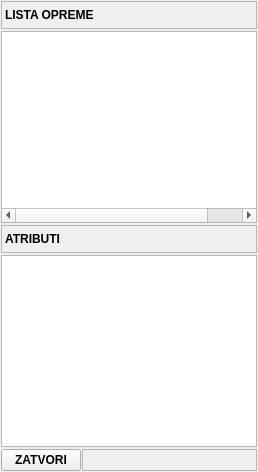
       <widget class="QFrame" name="frame_4">
        <property name="frameShape">
         <enum>QFrame::NoFrame</enum>
        </property>
        <property name="frameShadow">
         <enum>QFrame::Raised</enum>
        </property>
        <layout class="QVBoxLayout" name="verticalLayout_3">
         <property name="spacing">
          <number>0</number>
         </property>
         <property name="leftMargin">
          <number>0</number>
         </property>
         <property name="topMargin">
          <number>0</number>
         </property>
         <property name="rightMargin">
          <number>0</number>
         </property>
         <property name="bottomMargin">
          <number>0</number>
         </property>
         <item>
          <widget class="QFrame" name="frame_6">
           <property name="sizePolicy">
            <sizepolicy hsizetype="Preferred" vsizetype="Maximum">
             <horstretch>0</horstretch>
             <verstretch>0</verstretch>
            </sizepolicy>
           </property>
           <property name="frameShape">
            <enum>QFrame::NoFrame</enum>
           </property>
           <property name="frameShadow">
            <enum>QFrame::Raised</enum>
           </property>
           <layout class="QHBoxLayout" name="horizontalLayout_5">
            <property name="spacing">
             <number>1</number>
            </property>
            <property name="leftMargin">
             <number>1</number>
            </property>
            <property name="topMargin">
             <number>1</number>
            </property>
            <property name="rightMargin">
             <number>1</number>
            </property>
            <property name="bottomMargin">
             <number>1</number>
            </property>
            <item>
             <widget class="QLabel" name="label_3">
              <property name="sizePolicy">
               <sizepolicy hsizetype="Expanding" vsizetype="Preferred">
                <horstretch>0</horstretch>
                <verstretch>0</verstretch>
               </sizepolicy>
              </property>
              <property name="minimumSize">
               <size>
                <width>0</width>
                <height>28</height>
               </size>
              </property>
              <property name="font">
               <font>
                <weight>75</weight>
                <bold>true</bold>
               </font>
              </property>
              <property name="frameShape">
               <enum>QFrame::StyledPanel</enum>
              </property>
              <property name="text">
               <string>LISTA OPREME</string>
              </property>
             </widget>
            </item>
           </layout>
          </widget>
         </item>
         <item>
          <widget class="QFrame" name="frame_7">
           <property name="frameShape">
            <enum>QFrame::NoFrame</enum>
           </property>
           <property name="frameShadow">
            <enum>QFrame::Raised</enum>
           </property>
           <layout class="QHBoxLayout" name="horizontalLayout_6">
            <property name="spacing">
             <number>1</number>
            </property>
            <property name="leftMargin">
             <number>1</number>
            </property>
            <property name="topMargin">
             <number>1</number>
            </property>
            <property name="rightMargin">
             <number>1</number>
            </property>
            <property name="bottomMargin">
             <number>1</number>
            </property>
            <item>
             <widget class="QTreeWidget" name="treeOprema">
              <property name="font">
               <font>
                <weight>50</weight>
                <bold>false</bold>
               </font>
              </property>
              <property name="editTriggers">
               <set>QAbstractItemView::NoEditTriggers</set>
              </property>
              <property name="columnCount">
               <number>3</number>
              </property>
              <attribute name="headerVisible">
               <bool>false</bool>
              </attribute>
              <column>
               <property name="text">
                <string notr="true">1</string>
               </property>
              </column>
              <column>
               <property name="text">
                <string>2</string>
               </property>
              </column>
              <column>
               <property name="text">
                <string notr="true">3</string>
               </property>
              </column>
             </widget>
            </item>
           </layout>
          </widget>
         </item>
         <item>
          <widget class="QFrame" name="frame_8">
           <property name="sizePolicy">
            <sizepolicy hsizetype="Preferred" vsizetype="Maximum">
             <horstretch>0</horstretch>
             <verstretch>0</verstretch>
            </sizepolicy>
           </property>
           <property name="frameShape">
            <enum>QFrame::NoFrame</enum>
           </property>
           <property name="frameShadow">
            <enum>QFrame::Raised</enum>
           </property>
           <layout class="QHBoxLayout" name="horizontalLayout_4">
            <property name="spacing">
             <number>1</number>
            </property>
            <property name="leftMargin">
             <number>1</number>
            </property>
            <property name="topMargin">
             <number>1</number>
            </property>
            <property name="rightMargin">
             <number>1</number>
            </property>
            <property name="bottomMargin">
             <number>1</number>
            </property>
            <item>
             <widget class="QLabel" name="label_4">
              <property name="sizePolicy">
               <sizepolicy hsizetype="Expanding" vsizetype="Preferred">
                <horstretch>0</horstretch>
                <verstretch>0</verstretch>
               </sizepolicy>
              </property>
              <property name="minimumSize">
               <size>
                <width>0</width>
                <height>28</height>
               </size>
              </property>
              <property name="font">
               <font>
                <weight>75</weight>
                <bold>true</bold>
               </font>
              </property>
              <property name="autoFillBackground">
               <bool>false</bool>
              </property>
              <property name="frameShape">
               <enum>QFrame::StyledPanel</enum>
              </property>
              <property name="text">
               <string>ATRIBUTI</string>
              </property>
             </widget>
            </item>
           </layout>
          </widget>
         </item>
         <item>
          <widget class="QFrame" name="frame_9">
           <property name="frameShape">
            <enum>QFrame::NoFrame</enum>
           </property>
           <property name="frameShadow">
            <enum>QFrame::Raised</enum>
           </property>
           <layout class="QHBoxLayout" name="horizontalLayout_7">
            <property name="spacing">
             <number>1</number>
            </property>
            <property name="leftMargin">
             <number>1</number>
            </property>
            <property name="topMargin">
             <number>1</number>
            </property>
            <property name="rightMargin">
             <number>1</number>
            </property>
            <property name="bottomMargin">
             <number>1</number>
            </property>
            <item>
             <widget class="QTreeWidget" name="treeAtributi">
              <property name="font">
               <font>
                <weight>50</weight>
                <bold>false</bold>
               </font>
              </property>
              <property name="editTriggers">
               <set>QAbstractItemView::NoEditTriggers</set>
              </property>
              <attribute name="headerVisible">
               <bool>false</bool>
              </attribute>
              <column>
               <property name="text">
                <string notr="true">1</string>
               </property>
              </column>
              <column>
               <property name="text">
                <string>2</string>
               </property>
              </column>
             </widget>
            </item>
           </layout>
          </widget>
         </item>
         <item>
          <widget class="QFrame" name="frame_10">
           <property name="sizePolicy">
            <sizepolicy hsizetype="Preferred" vsizetype="Maximum">
             <horstretch>0</horstretch>
             <verstretch>0</verstretch>
            </sizepolicy>
           </property>
           <property name="frameShape">
            <enum>QFrame::NoFrame</enum>
           </property>
           <property name="frameShadow">
            <enum>QFrame::Raised</enum>
           </property>
           <layout class="QHBoxLayout" name="horizontalLayout_3">
            <property name="spacing">
             <number>1</number>
            </property>
            <property name="leftMargin">
             <number>1</number>
            </property>
            <property name="topMargin">
             <number>1</number>
            </property>
            <property name="rightMargin">
             <number>1</number>
            </property>
            <property name="bottomMargin">
             <number>1</number>
            </property>
            <item>
             <widget class="QPushButton" name="btnZatvori">
              <property name="font">
               <font>
                <weight>75</weight>
                <bold>true</bold>
               </font>
              </property>
              <property name="cursor">
               <cursorShape>PointingHandCursor</cursorShape>
              </property>
              <property name="text">
               <string>ZATVORI</string>
              </property>
              <property name="icon">
               <iconset resource="../../resources/DonatForm.qrc">
                <normaloff>:/InDonat/Forms/images/CLOSE.GIF</normaloff>:/InDonat/Forms/images/CLOSE.GIF</iconset>
              </property>
             </widget>
            </item>
            <item>
             <widget class="QLabel" name="label_5">
              <property name="sizePolicy">
               <sizepolicy hsizetype="Expanding" vsizetype="Preferred">
                <horstretch>0</horstretch>
                <verstretch>0</verstretch>
               </sizepolicy>
              </property>
              <property name="frameShape">
               <enum>QFrame::StyledPanel</enum>
              </property>
              <property name="text">
               <string/>
              </property>
             </widget>
            </item>
           </layout>
          </widget>
         </item>
        </layout>
       </widget>
